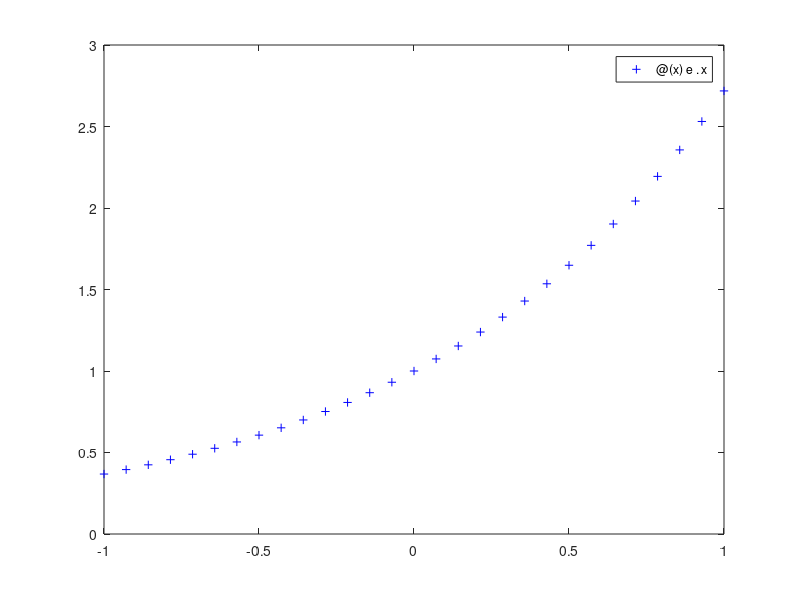

Here is the MATLAB script that generated this plot: (Note: this script raises an error after producing the figure.)
e = exp(1);

%% Exercise 1

% Define functions
f = @(x) e.^x;
series = 0:3;
scalar_g = @(x) sum(x.^series ./ factorial(series));
g = @(x) arrayfun(sg, x)
interval = [-1 1];

% Plot functions
fplot(f, interval, 'b++')
hold on
fplot(g, interval, 'r--')
hold on 
h = @(x) f(x) - g(x)
fplot(h, interval, 'g.-')

% Assign labels to plot
title('e^x and Compared to Taylor Series Approximations')
xlabel('x')
ylabel('y')


%% Exercise 2
f = @(t) cos(2.*t + pi)
subplot(f, [0 pi])
x = @(t) e.^t - 1
y = @(t) sin(t)
